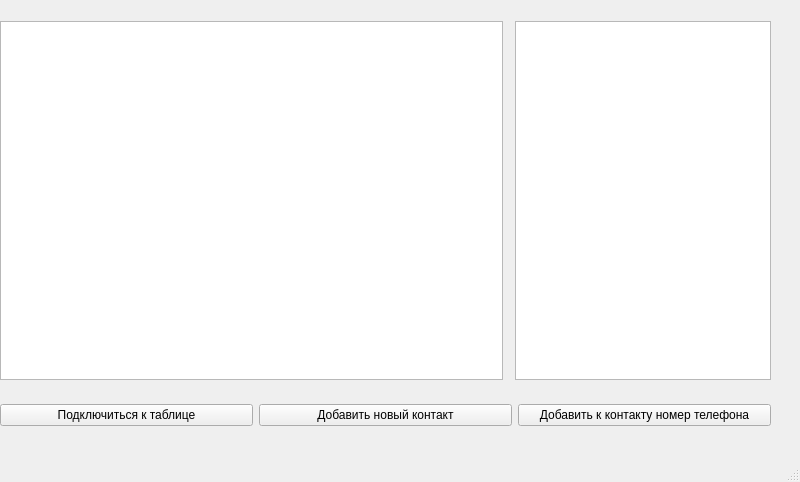
<?xml version="1.0" encoding="UTF-8"?>
<ui version="4.0">
 <class>MainWindow</class>
 <widget class="QMainWindow" name="MainWindow">
  <property name="geometry">
   <rect>
    <x>0</x>
    <y>0</y>
    <width>800</width>
    <height>482</height>
   </rect>
  </property>
  <property name="windowTitle">
   <string>MainWindow</string>
  </property>
  <widget class="QWidget" name="centralwidget">
   <widget class="QWidget" name="horizontalLayoutWidget">
    <property name="geometry">
     <rect>
      <x>0</x>
      <y>400</y>
      <width>771</width>
      <height>31</height>
     </rect>
    </property>
    <layout class="QHBoxLayout" name="horizontalLayout">
     <item>
      <widget class="QPushButton" name="btn_ConnectDB">
       <property name="text">
        <string>Подключиться к таблице</string>
       </property>
      </widget>
     </item>
     <item>
      <widget class="QPushButton" name="pushButton_3">
       <property name="text">
        <string>Добавить новый контакт</string>
       </property>
      </widget>
     </item>
     <item>
      <widget class="QPushButton" name="pushButton">
       <property name="text">
        <string>Добавить к контакту номер телефона</string>
       </property>
      </widget>
     </item>
    </layout>
   </widget>
   <widget class="QWidget" name="horizontalLayoutWidget_2">
    <property name="geometry">
     <rect>
      <x>0</x>
      <y>10</y>
      <width>781</width>
      <height>381</height>
     </rect>
    </property>
    <layout class="QHBoxLayout" name="horizontalLayout_2" stretch="50,0">
     <property name="spacing">
      <number>12</number>
     </property>
     <property name="topMargin">
      <number>11</number>
     </property>
     <property name="rightMargin">
      <number>10</number>
     </property>
     <property name="bottomMargin">
      <number>11</number>
     </property>
     <item>
      <widget class="QTableView" name="tableView"/>
     </item>
     <item>
      <widget class="QTableView" name="tableView_2"/>
     </item>
    </layout>
   </widget>
  </widget>
  <widget class="QMenuBar" name="menubar">
   <property name="geometry">
    <rect>
     <x>0</x>
     <y>0</y>
     <width>800</width>
     <height>21</height>
    </rect>
   </property>
  </widget>
  <widget class="QStatusBar" name="statusbar"/>
 </widget>
 <resources/>
 <connections/>
</ui>
